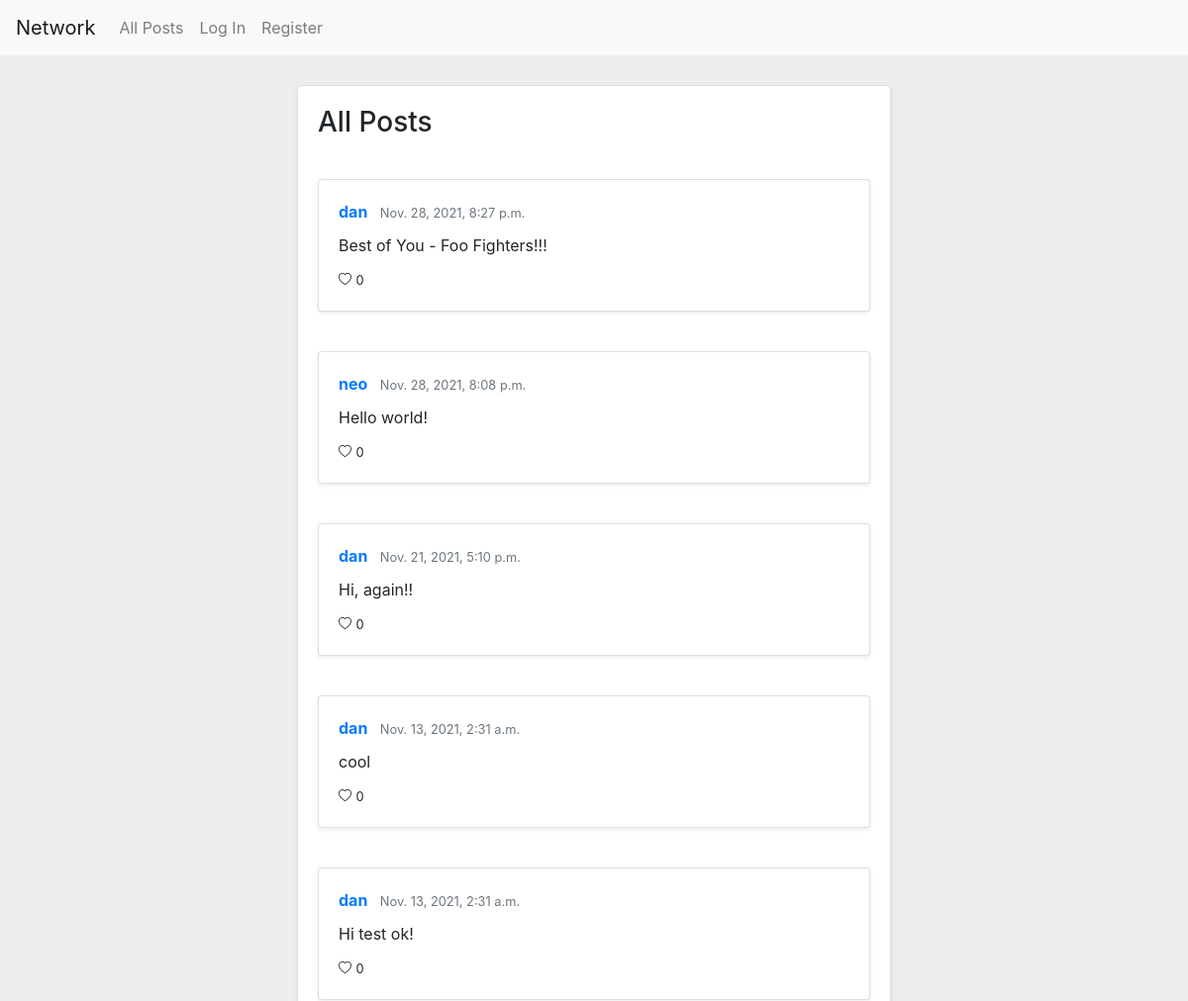
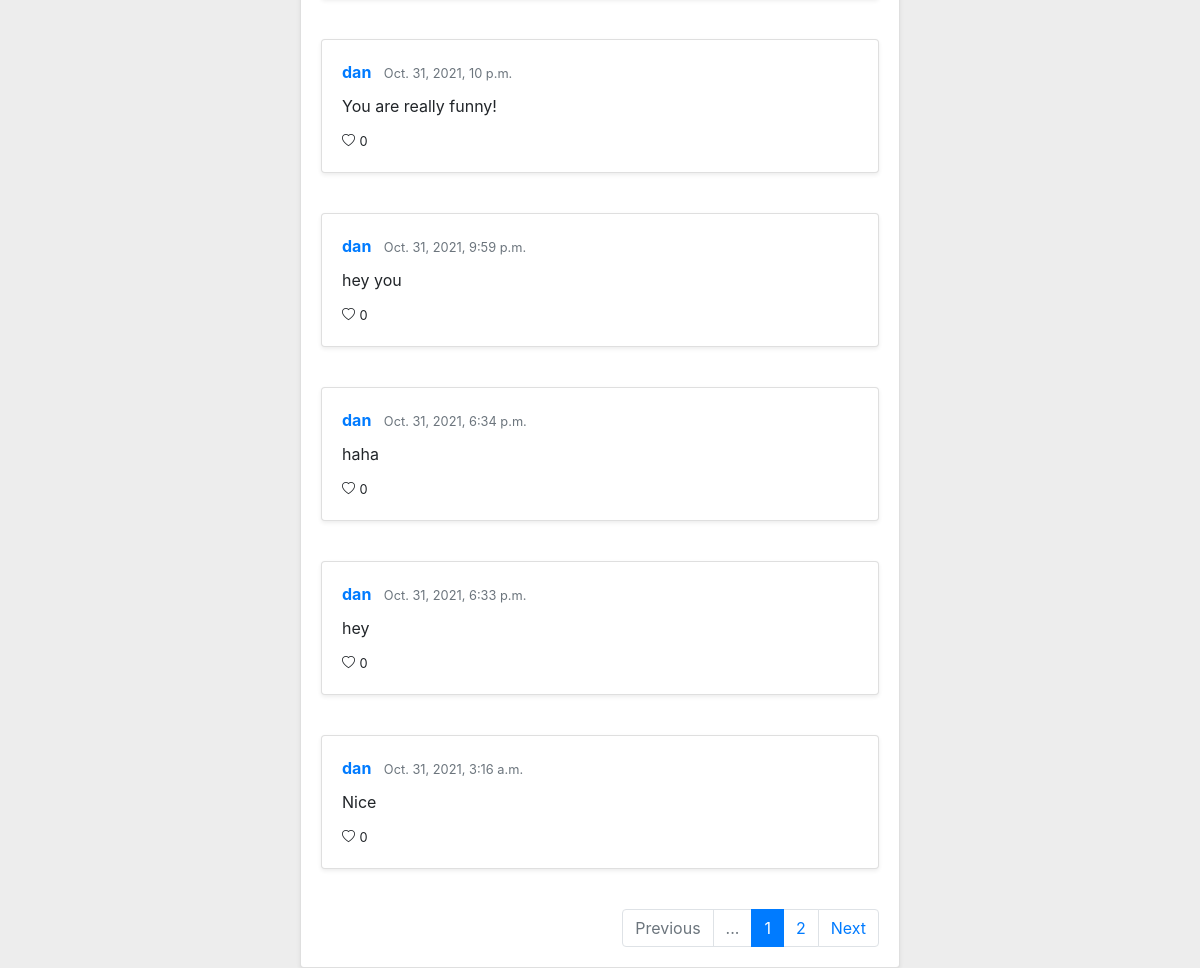
The page / on the database its author committed (2 pictures, top to bottom).
### network/models.py (models this page shows, shortened)
class Post(models.Model):
    author = models.ForeignKey(User, on_delete=models.CASCADE, related_name="post_author")
    content = models.CharField(max_length=1000)
    timestamp = models.DateTimeField(auto_now_add=True)
    liked_by = models.ManyToManyField(User, blank=True, related_name="likes")
    def likes(self):
        return self.liked_by.all().count()

class User(AbstractUser):
    pass

### network/views.py (the view)
# urls.py: path("", views.index, name="index"),
def index(request):
    posts = Post.objects.all()
    posts = posts.order_by("-timestamp").all()
    paginator = Paginator(posts, 10) # Show 10 posts per page.
    page_number = request.GET.get('page')
    page_posts = paginator.get_page(page_number)
    return render(request, "network/index.html", {
        "posts": page_posts
    })

### network/templates/network/index.html (shortened to what this page needs)
{% extends "network/layout.html" %}
{% block body %}
    <div id="main">
        <div id="allposts" class="card shadow-sm divcard">
            <h3 class='post'>All Posts</h3>
            {% for post in posts %}
                <div class="post">
                    <div class="card shadow-sm divcard">
                        <div class="card-body">
                            <a href="/user/{{ post.author }}" class="card-title"><strong>{{ post.author }}</strong></a>
                            <small class="pl-2 text-muted">{{ post.timestamp }}</small>
                            <div class="card-text content" id="post_{{ post.id }}">{{ post.content }}</div>
                            <div>
                                {% if user.is_authenticated %}
                                    {% if user in post.liked_by.all %}
                                        <a onclick="like({{ post.id }})" href="javascript:void(0);" style="color:black;"><i id="heartpost_{{ post.id }}" class="bi bi-heart-fill" style="font-size: 13px;"></i></a>
                                    {% else %}
                                        <a onclick="like({{ post.id }})" href="javascript:void(0);" style="color:black;"><i id="heartpost_{{ post.id }}" class="bi bi-heart" style="font-size: 13px;"></i></a>
                                    {% endif %}
                                {% else %}
                                    <i class="bi bi-heart" style="font-size: 13px;"></i>
                                {% endif %}
                                <small><spam id="likespost_{{ post.id }}">{{ post.likes }}</spam></small>
                            </div>
                        </div>
                    </div>
                </div>
            {% endfor %}
            <nav aria-label="pagination">
              <ul class="pagination justify-content-end post">
                {% if posts.has_previous %}
                    <li class="page-item">
                        <a class="page-link" href="?page={{ posts.previous_page_number }}">Previous</a>
                    </li>
                    <li class="page-item"><a class="page-link" href="?page={{ posts.previous_page_number }}">{{ posts.previous_page_number }}</a></li>
                {% else %}
                    <li class="page-item disabled">
                        <span class="page-link">Previous</span>
                    </li>
                    <li class="page-item disabled">
                        <span class="page-link">...</span>
                    </li>
                {% endif %}
                <li class="page-item active" aria-current="page">
                  <span class="page-link">{{ posts.number }}<span class="sr-only">(current)</span></span>
                </li>
                {% if posts.has_next %}
                    <li class="page-item"><a class="page-link" href="?page={{ posts.next_page_number }}">{{ posts.next_page_number }}</a></li>
                    <li class="page-item">
                      <a class="page-link" href="?page={{ posts.next_page_number }}">Next</a>
                    </li>
                {% endif %}
              </ul>
            </nav>
        </div>
    </div>
{% endblock %}

### network/templates/network/layout.html (shortened to what this page needs)
{% load static %}
<!DOCTYPE html>
<html lang="en">
    <head>
        <link rel="stylesheet" href="https://stackpath.bootstrapcdn.com/bootstrap/4.4.1/css/bootstrap.min.css">
        <link href="{% static 'network/styles.css' %}" rel="stylesheet">
        <link rel="stylesheet" href="https://cdn.jsdelivr.net/npm/bootstrap-icons@1.7.0/font/bootstrap-icons.css">
    </head>
    <body>
        <nav class="navbar navbar-expand-lg navbar-light bg-light">
            <a class="navbar-brand" href="{% url 'index' %}">Network</a>
            <div>
              <ul class="navbar-nav mr-auto">
                    <li class="nav-item">
                      <a class="nav-link" href="{% url 'index' %}">All Posts</a>
                    </li>
                {% if user.is_authenticated %}
                    <li class="nav-item">
                        <a class="nav-link" href="{% url 'following' %}">Following</a>
                    </li>
                    <li class="nav-item">
                        <a class="nav-link" href="{% url 'logout' %}">Log Out</a>
                    </li>
                {% else %}
                    <li class="nav-item">
                        <a class="nav-link" href="{% url 'login' %}">Log In</a>
                    </li>
                    <li class="nav-item">
                        <a class="nav-link" href="{% url 'register' %}">Register</a>
                    </li>
                {% endif %}
              </ul>
            </div>
          </nav>
        <div class="body">
            {% block body %}
            {% endblock %}
        </div>
    </body>
</html>

### network/static/network/styles.css (style rules this page uses)
body { background-color: #ededed; }
#main { margin: auto; width: 50%; padding-top: 10px; }
.post { margin: 20px; }
#allposts { margin-top: 20px; }
.content { padding: 10px 0 10px 0; }

### rows shown on the page
Post: author "dan", timestamp "Nov. 28, 2021, 8:27 p.m.", content "Best of You - Foo Fighters!!!", likes "0"
Post: author "neo", timestamp "Nov. 28, 2021, 8:08 p.m.", content "Hello world!", likes "0"
Post: author "dan", timestamp "Nov. 21, 2021, 5:10 p.m.", content "Hi, again!!", likes "0"
Post: author "dan", timestamp "Nov. 13, 2021, 2:31 a.m.", content "cool", likes "0"
Post: author "dan", timestamp "Nov. 13, 2021, 2:31 a.m.", content "Hi test ok!", likes "0"
Post: author "dan", timestamp "Oct. 31, 2021, 10 p.m.", content "You are really funny!", likes "0"
Post: author "dan", timestamp "Oct. 31, 2021, 9:59 p.m.", content "hey you", likes "0"
Post: author "dan", timestamp "Oct. 31, 2021, 6:34 p.m.", content "haha", likes "0"
Post: author "dan", timestamp "Oct. 31, 2021, 6:33 p.m.", content "hey", likes "0"
Post: author "dan", timestamp "Oct. 31, 2021, 3:16 a.m.", content "Nice", likes "0"

### other values the page prints
{{ posts.number }} "1"
{{ posts.next_page_number }} "2"
